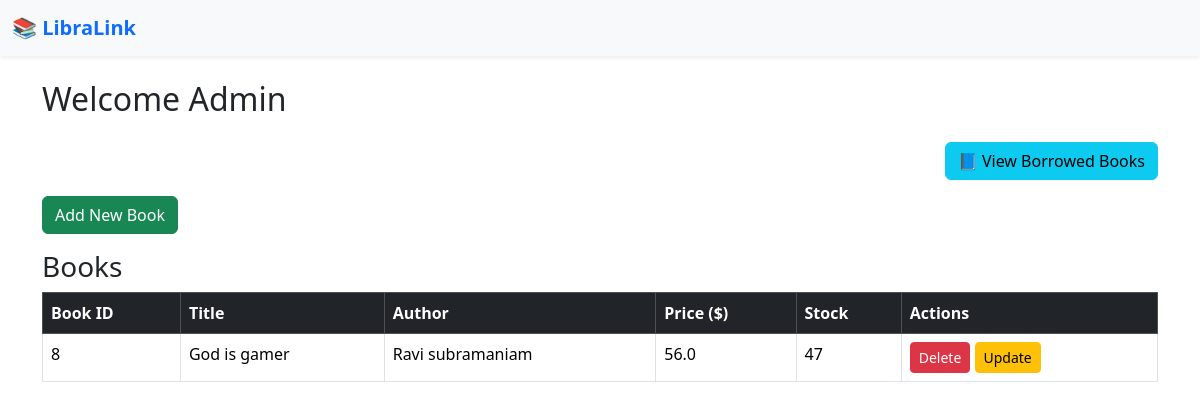
/admin/home, run on an earlier commit of the app's database.
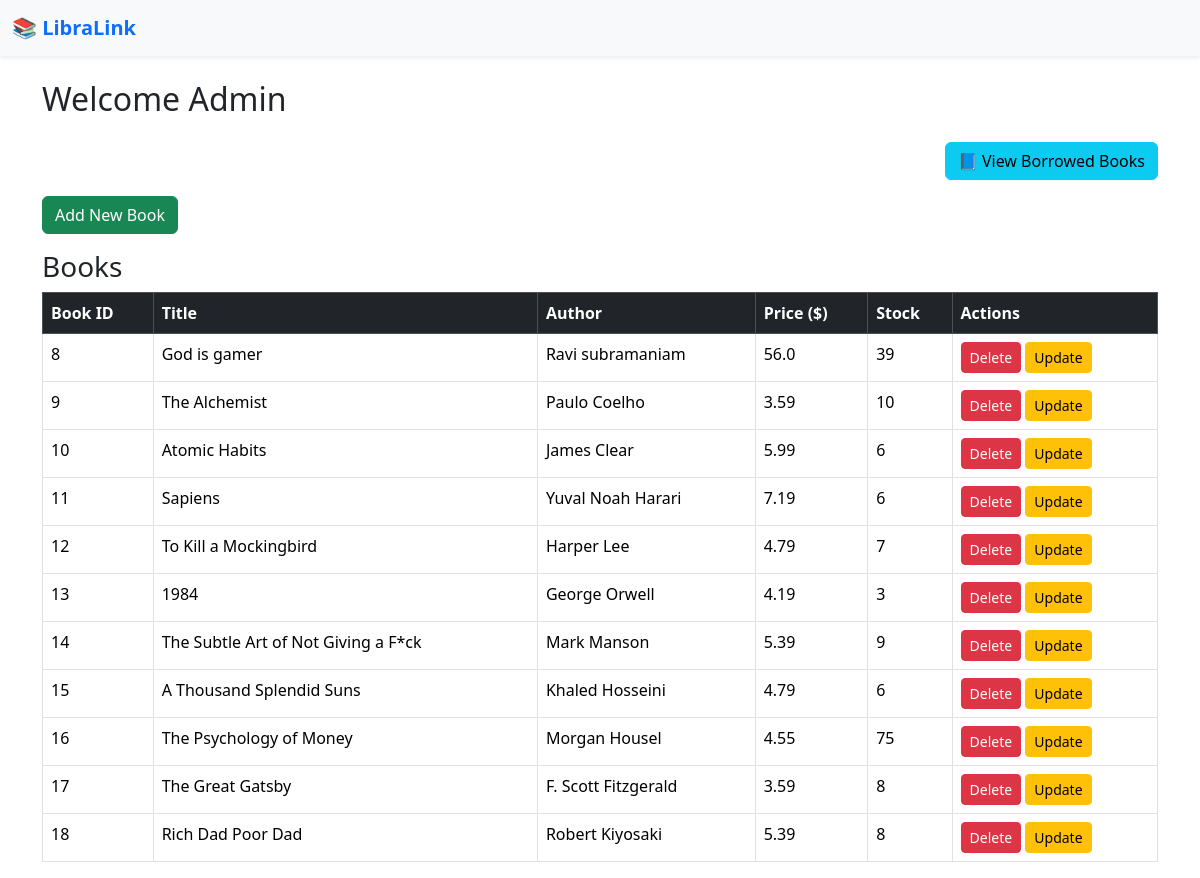
And on a later commit of the database.
### tables this page shows
CREATE TABLE books(book_id integer primary key autoincrement,
    book_title text not null,
    author text not null,
    price float not null,
    stock integer not null);

### app.py (the view)
@app.route("/admin/home")
def admin_home():
    conn = get_connection()
    cursor = conn.cursor()
    cursor.execute("SELECT * FROM books")
    books = cursor.fetchall()
    conn.close()
    return render_template("admin_home.html", books=books)

### app.py (called while the page is built)
def get_connection():
    return sqlite3.connect("library.db")

### templates/admin_home.html (shortened to what this page needs)
{% extends "base.html" %}
{% block content %}
<h2 class="mb-4">Welcome Admin</h2>
<div class="d-flex justify-content-end mb-3">
    <a href="{{ url_for('view_borrowed_books') }}" class="btn btn-info">📘 View Borrowed Books</a>
</div>
<div class="mb-3">
    <a href="/admin/add_book" class="btn btn-success">Add New Book</a>
</div>
<h3>Books</h3>
<div class="table-responsive">
    <table class="table table-bordered table-hover">
        <thead class="table-dark">
            <tr>
                <th>Book ID</th>
                <th>Title</th>
                <th>Author</th>
                <th>Price ($)</th>
                <th>Stock</th>
                <th>Actions</th>
            </tr>
        </thead>
        <tbody>
            {% for book in books %}
            <tr>
                <td>{{ book[0] }}</td>
                <td>{{ book[1] }}</td>
                <td>{{ book[2] }}</td>
                <td>{{ book[3] }}</td>
                <td>{{ book[4] }}</td>
                <td>
                    <form action="/admin/delete_book/{{ book[0] }}" method="post" style="display:inline;">
                        <button type="submit" class="btn btn-danger btn-sm">Delete</button>
                    </form>
                    <a href="/admin/update_book/{{ book[0] }}" class="btn btn-warning btn-sm">Update</a>
                </td>
            </tr>
            {% endfor %}
        </tbody>
    </table>
</div>
{% endblock %}

### templates/base.html (shortened to what this page needs)
<!DOCTYPE html>
<html lang="en">
<head>
    <link href="https://cdn.jsdelivr.net/npm/bootstrap@5.3.3/dist/css/bootstrap.min.css" rel="stylesheet">
</head>
<body>
    <nav class="navbar navbar-expand-lg navbar-light bg-light shadow-sm mb-4">
        <div class="container-fluid">
            <span class="navbar-brand fw-bold text-primary">📚 LibraLink</span>
        </div>
    </nav>
    <div class="container">
        {% block content %}{% endblock %}
    </div>
</body>
</html>

What changed in the data, as far as the page shows it:
changed books "God is gamer": stock "47" → "39"
added books: book_id "9", book_title "The Alchemist", author "Paulo Coelho", price "3.59", stock "10"
added books: book_id "10", book_title "Atomic Habits", author "James Clear", price "5.99", stock "6"
added books: book_id "11", book_title "Sapiens", author "Yuval Noah Harari", price "7.19", stock "6"
added books: book_id "12", book_title "To Kill a Mockingbird", author "Harper Lee", price "4.79", stock "7"
added books: book_id "13", book_title "1984", author "George Orwell", price "4.19", stock "3"
added books: book_id "14", book_title "The Subtle Art of Not Giving a F*ck", author "Mark Manson", price "5.39", stock "9"
added books: book_id "15", book_title "A Thousand Splendid Suns", author "Khaled Hosseini", price "4.79", stock "6"
added books: book_id "16", book_title "The Psychology of Money", author "Morgan Housel", price "4.55", stock "75"
added books: book_id "17", book_title "The Great Gatsby", author "F. Scott Fitzgerald", price "3.59", stock "8"
added books: book_id "18", book_title "Rich Dad Poor Dad", author "Robert Kiyosaki", price "5.39", stock "8"
